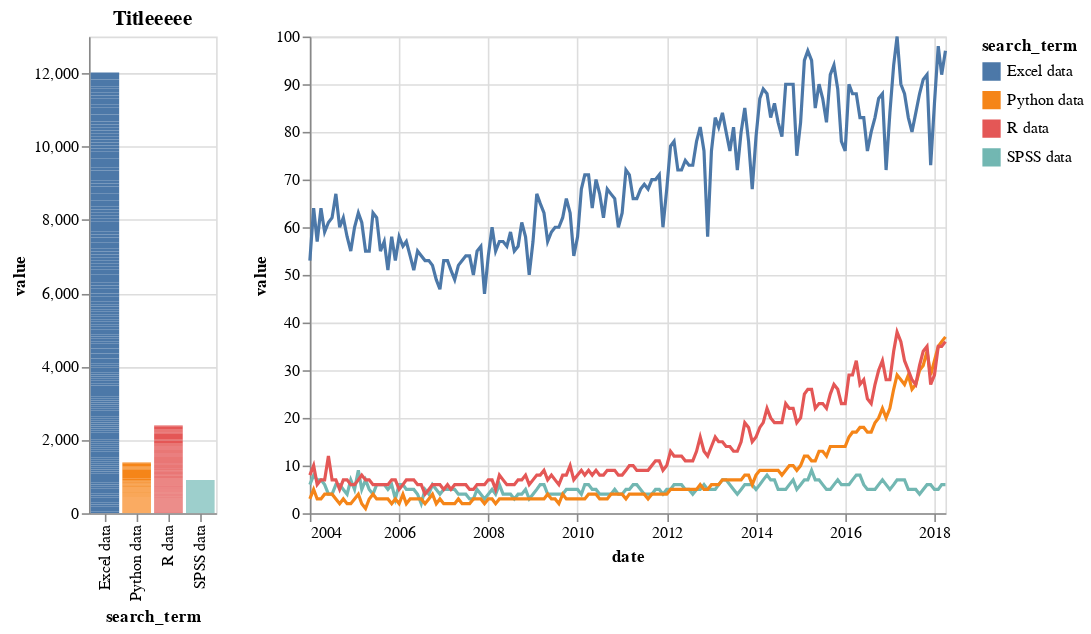

Notebook source saved alongside this figure:
### Code cell
# Ejercicio con Google trends

### Figure 1 — Vega-Lite specification as saved in the notebook (floating-point values rounded to 4 significant figures; data arrays with more than 128 entries replaced by an {"elided": "..."} marker saying what was removed)
{"config": {"view": {"continuousWidth": 400, "continuousHeight": 300}}, "hconcat": [{"mark": "bar", "encoding": {"color": {"type": "nominal", "field": "search_term"}, "x": {"type": "nominal", "field": "search_term"}, "y": {"type": "quantitative", "field": "value"}}, "selection": {"selector003": {"type": "interval", "bind": "scales", "encodings": ["x", "y"]}}, "title": "Titleeeee"}, {"mark": "line", "encoding": {"color": {"type": "nominal", "field": "search_term"}, "x": {"type": "temporal", "field": "date"}, "y": {"type": "quantitative", "field": "value"}}}], "data": {"name": "data-e98c37ccd35f211240bd82ee68b1da10"}, "$schema": "https://vega.github.io/schema/vega-lite/v4.8.1.json", "datasets": {"data-e98c37ccd35f211240bd82ee68b1da10": {"elided": "688 records"}}}
